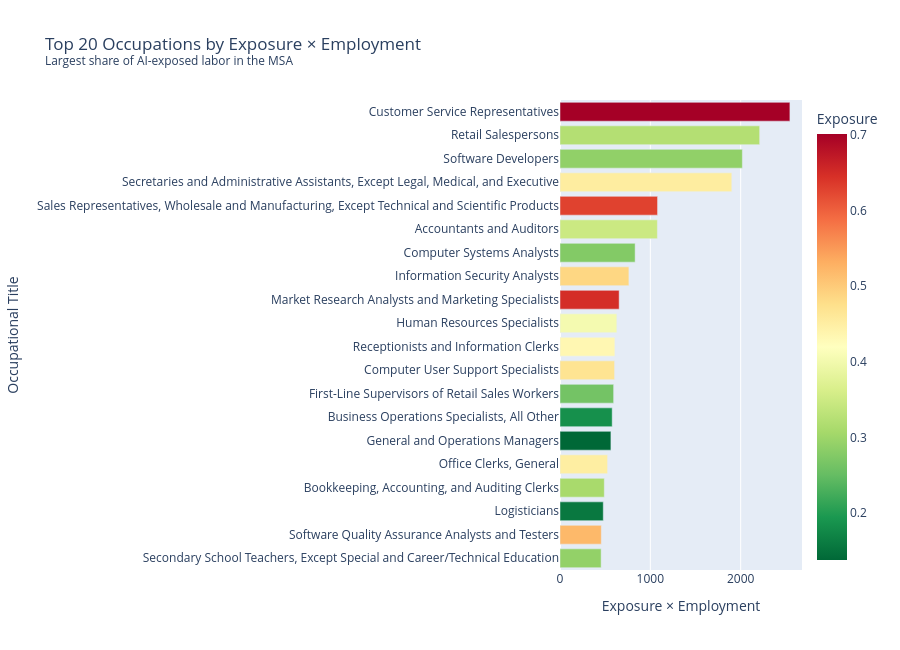

The cell this chart's notebook holds for it:
### Markdown cell above
## 8. Top 20 occupations by exposure-weighted employment

### Code cell
df['Exposure × Employment'] = df['observed_exposure'] * df['Estimated Employment']

top20 = df.nlargest(20, 'Exposure × Employment')[[
    'Occupational Title', 'SOC', 'Estimated Employment',
    'observed_exposure', 'Exposure × Employment', 'Mean Annual'
]]

fig4 = px.bar(
    top20.sort_values('Exposure × Employment'),
    x='Exposure × Employment',
    y='Occupational Title',
    orientation='h',
    color='observed_exposure',
    color_continuous_scale='RdYlGn_r',
    hover_data={
        'SOC': True,
        'Estimated Employment': ':,',
        'observed_exposure': ':.3f',
        'Mean Annual': ':$,.0f',
    },
    title='Top 20 Occupations by Exposure × Employment<br>'
          '<sup>Largest share of AI-exposed labor in the MSA</sup>',
)

fig4.update_layout(height=650, showlegend=False,
                   coloraxis_colorbar_title='Exposure')
fig4.show()

### Figure 1 — Plotly figure (JSON) as saved in the notebook; plotly's stock layout.template omitted (floating-point values rounded to 4 significant figures)
{"data": [{"customdata": [["25-2031", 1570, 0.2901, 65952], ["15-1253", 880, 0.5195, 117958], ["13-1081", 3050, 0.1571, 113995], ["43-3031", 1580, 0.3104, 47779], ["43-9061", 1170, 0.4504, 34651], ["11-1021", 4090, 0.1378, 160785], ["13-1199", 3130, 0.1846, 127503], ["41-1011", 2260, 0.2627, 53955], ["15-1232", 1290, 0.4685, 54696], ["43-4171", 1400, 0.4338, 35114], ["13-1071", 1560, 0.4034, 85171], ["13-1161", 1010, 0.6483, 76454], ["15-1212", 1570, 0.4859, 128278], ["15-1211", 3010, 0.2763, 129597], ["13-2011", 3100, 0.3478, 88572], ["41-4012", 1720, 0.6279, 77529], ["43-6014", 4200, 0.4528, 46430], ["15-1252", 7010, 0.288, 129753], ["41-2031", 6860, 0.3222, 35657], ["43-4051", 3630, 0.7011, 41705]], "hovertemplate": "Exposure × Employment=%{x}<br>Occupational Title=%{y}<br>SOC=%{customdata[0]}<br>Estimated Employment=%{customdata[1]:,}<br>observed_exposure=%{marker.color:.3f}<br>Mean Annual=%{customdata[3]:$,.0f}<extra></extra>", "legendgroup": "", "marker": {"color": [0.2901, 0.5195, 0.1571, 0.3104, 0.4504, 0.1378, 0.1846, 0.2627, 0.4685, 0.4338, 0.4034, 0.6483, 0.4859, 0.2763, 0.3478, 0.6279, 0.4528, 0.288, 0.3222, 0.7011], "coloraxis": "coloraxis", "pattern": {"shape": ""}}, "name": "", "orientation": "h", "showlegend": false, "textposition": "auto", "type": "bar", "x": [455.5, 457.2, 479.2, 490.4, 527.0, 563.6, 577.8, 593.7, 604.4, 607.3, 629.3, 654.8, 762.9, 831.7, 1078.0, 1080.0, 1902.0, 2019.0, 2210.0, 2545.0], "xaxis": "x", "y": ["Secondary School Teachers, Except Special and Career/Technical Education", "Software Quality Assurance Analysts and Testers", "Logisticians", "Bookkeeping, Accounting, and Auditing Clerks", "Office Clerks, General", "General and Operations Managers", "Business Operations Specialists, All Other", "First-Line Supervisors of Retail Sales Workers", "Computer User Support Specialists", "Receptionists and Information Clerks", "Human Resources Specialists", "Market Research Analysts and Marketing Specialists", "Information Security Analysts", "Computer Systems Analysts", "Accountants and Auditors", "Sales Representatives, Wholesale and Manufacturing, Except Technical and Scientific Products", "Secretaries and Administrative Assistants, Except Legal, Medical, and Executive", "Software Developers", "Retail Salespersons", "Customer Service Representatives"], "yaxis": "y"}], "layout": {"barmode": "relative", "coloraxis": {"colorbar": {"title": {"text": "Exposure"}}, "colorscale": [[0, "rgb(0,104,55)"], [0.1, "rgb(26,152,80)"], [0.2, "rgb(102,189,99)"], [0.3, "rgb(166,217,106)"], [0.4, "rgb(217,239,139)"], [0.5, "rgb(255,255,191)"], [0.6, "rgb(254,224,139)"], [0.7, "rgb(253,174,97)"], [0.8, "rgb(244,109,67)"], [0.9, "rgb(215,48,39)"], [1, "rgb(165,0,38)"]]}, "height": 650, "legend": {"tracegroupgap": 0}, "showlegend": false, "title": {"text": "Top 20 Occupations by Exposure × Employment<br><sup>Largest share of AI-exposed labor in the MSA</sup>"}, "xaxis": {"anchor": "y", "domain": [0, 1], "title": {"text": "Exposure × Employment"}}, "yaxis": {"anchor": "x", "domain": [0, 1], "title": {"text": "Occupational Title"}}}}
